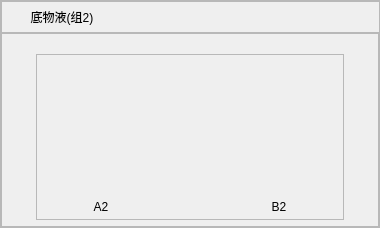
   <widget class="QFrame" name="BaseLiquidGrp2Frame">
    <property name="geometry">
     <rect>
      <x>1522</x>
      <y>55</y>
      <width>380</width>
      <height>228</height>
     </rect>
    </property>
    <property name="minimumSize">
     <size>
      <width>380</width>
      <height>228</height>
     </size>
    </property>
    <property name="maximumSize">
     <size>
      <width>16777215</width>
      <height>228</height>
     </size>
    </property>
    <property name="frameShape">
     <enum>QFrame::StyledPanel</enum>
    </property>
    <property name="frameShadow">
     <enum>QFrame::Raised</enum>
    </property>
    <layout class="QVBoxLayout" name="verticalLayout_12">
     <property name="spacing">
      <number>0</number>
     </property>
     <property name="leftMargin">
      <number>0</number>
     </property>
     <property name="topMargin">
      <number>0</number>
     </property>
     <property name="rightMargin">
      <number>0</number>
     </property>
     <property name="bottomMargin">
      <number>0</number>
     </property>
     <item>
      <widget class="QFrame" name="BaseLiquidGrp2TopFrame">
       <property name="minimumSize">
        <size>
         <width>381</width>
         <height>32</height>
        </size>
       </property>
       <property name="maximumSize">
        <size>
         <width>381</width>
         <height>32</height>
        </size>
       </property>
       <property name="frameShape">
        <enum>QFrame::StyledPanel</enum>
       </property>
       <property name="frameShadow">
        <enum>QFrame::Raised</enum>
       </property>
       <layout class="QHBoxLayout" name="horizontalLayout_2" stretch="0,1">
        <property name="spacing">
         <number>0</number>
        </property>
        <property name="leftMargin">
         <number>0</number>
        </property>
        <property name="topMargin">
         <number>0</number>
        </property>
        <property name="rightMargin">
         <number>0</number>
        </property>
        <property name="bottomMargin">
         <number>10</number>
        </property>
        <item>
         <widget class="QLabel" name="BaseLiquidGrp2Lab">
          <property name="minimumSize">
           <size>
            <width>120</width>
            <height>30</height>
           </size>
          </property>
          <property name="maximumSize">
           <size>
            <width>16777215</width>
            <height>30</height>
           </size>
          </property>
          <property name="styleSheet">
           <string notr="true">padding-left:10px;
padding-right:10px;</string>
          </property>
          <property name="text">
           <string>底物液(组2)</string>
          </property>
          <property name="alignment">
           <set>Qt::AlignCenter</set>
          </property>
         </widget>
        </item>
        <item>
         <spacer name="horizontalSpacer_2">
          <property name="orientation">
           <enum>Qt::Horizontal</enum>
          </property>
          <property name="sizeHint" stdset="0">
           <size>
            <width>20</width>
            <height>20</height>
           </size>
          </property>
         </spacer>
        </item>
       </layout>
      </widget>
     </item>
     <item>
      <widget class="QFrame" name="Grp2BottleFrame">
       <property name="frameShape">
        <enum>QFrame::StyledPanel</enum>
       </property>
       <property name="frameShadow">
        <enum>QFrame::Raised</enum>
       </property>
       <layout class="QGridLayout" name="gridLayout_4">
        <property name="leftMargin">
         <number>34</number>
        </property>
        <property name="topMargin">
         <number>20</number>
        </property>
        <property name="rightMargin">
         <number>34</number>
        </property>
        <property name="bottomMargin">
         <number>10</number>
        </property>
        <property name="spacing">
         <number>0</number>
        </property>
        <item row="0" column="0">
         <widget class="CheckableFrame" name="BaseLiquidGrp2CheckFrame">
          <property name="minimumSize">
           <size>
            <width>301</width>
            <height>166</height>
           </size>
          </property>
          <property name="maximumSize">
           <size>
            <width>16777215</width>
            <height>166</height>
           </size>
          </property>
          <property name="frameShape">
           <enum>QFrame::StyledPanel</enum>
          </property>
          <property name="frameShadow">
           <enum>QFrame::Raised</enum>
          </property>
          <layout class="QHBoxLayout" name="horizontalLayout_15" stretch="0,0,1,0,0">
           <property name="spacing">
            <number>0</number>
           </property>
           <property name="leftMargin">
            <number>0</number>
           </property>
           <property name="topMargin">
            <number>8</number>
           </property>
           <property name="rightMargin">
            <number>0</number>
           </property>
           <property name="bottomMargin">
            <number>0</number>
           </property>
           <item>
            <widget class="QLabel" name="label_4">
             <property name="minimumSize">
              <size>
               <width>32</width>
               <height>0</height>
              </size>
             </property>
             <property name="text">
              <string/>
             </property>
            </widget>
           </item>
           <item>
            <layout class="QVBoxLayout" name="verticalLayout_10">
             <property name="spacing">
              <number>12</number>
             </property>
             <item>
              <widget class="ImLiquidBottleWidget" name="Grp2A2Bottle" native="true">
               <property name="minimumSize">
                <size>
                 <width>64</width>
                 <height>122</height>
                </size>
               </property>
               <property name="maximumSize">
                <size>
                 <width>64</width>
                 <height>122</height>
                </size>
               </property>
              </widget>
             </item>
             <item>
              <widget class="QLabel" name="A2Lab">
               <property name="minimumSize">
                <size>
                 <width>64</width>
                 <height>20</height>
                </size>
               </property>
               <property name="maximumSize">
                <size>
                 <width>64</width>
                 <height>20</height>
                </size>
               </property>
               <property name="text">
                <string>A2</string>
               </property>
               <property name="alignment">
                <set>Qt::AlignCenter</set>
               </property>
              </widget>
             </item>
            </layout>
           </item>
           <item>
            <widget class="QLabel" name="label_5">
             <property name="minimumSize">
              <size>
               <width>109</width>
               <height>0</height>
              </size>
             </property>
             <property name="maximumSize">
              <size>
               <width>320</width>
               <height>16777215</height>
              </size>
             </property>
             <property name="text">
              <string/>
             </property>
            </widget>
           </item>
           <item>
            <layout class="QVBoxLayout" name="verticalLayout_11">
             <property name="spacing">
              <number>12</number>
             </property>
             <item>
              <widget class="ImLiquidBottleWidget" name="Grp2B2Bottle" native="true">
               <property name="minimumSize">
                <size>
                 <width>64</width>
                 <height>122</height>
                </size>
               </property>
               <property name="maximumSize">
                <size>
                 <width>64</width>
                 <height>122</height>
                </size>
               </property>
              </widget>
             </item>
             <item>
              <widget class="QLabel" name="B2Lab">
               <property name="minimumSize">
                <size>
                 <width>64</width>
                 <height>20</height>
                </size>
               </property>
               <property name="maximumSize">
                <size>
                 <width>64</width>
                 <height>20</height>
                </size>
               </property>
               <property name="text">
                <string>B2</string>
               </property>
               <property name="alignment">
                <set>Qt::AlignCenter</set>
               </property>
              </widget>
             </item>
            </layout>
           </item>
           <item>
            <widget class="QLabel" name="label_6">
             <property name="minimumSize">
              <size>
               <width>32</width>
               <height>0</height>
              </size>
             </property>
             <property name="text">
              <string/>
             </property>
            </widget>
           </item>
          </layout>
         </widget>
        </item>
       </layout>
      </widget>
     </item>
    </layout>
    <zorder>Grp2BottleFrame</zorder>
    <zorder>BaseLiquidGrp2TopFrame</zorder>
   </widget>
